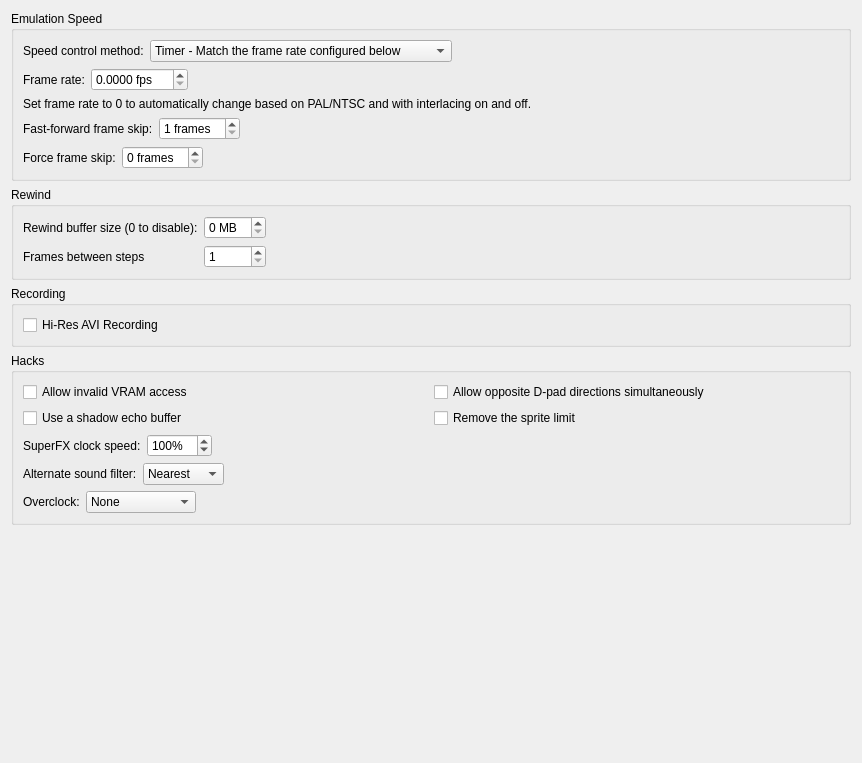
<?xml version="1.0" encoding="UTF-8"?>
<ui version="4.0">
 <class>EmulationPanel</class>
 <widget class="QWidget" name="EmulationPanel">
  <property name="geometry">
   <rect>
    <x>0</x>
    <y>0</y>
    <width>862</width>
    <height>763</height>
   </rect>
  </property>
  <property name="windowTitle">
   <string>Form</string>
  </property>
  <layout class="QVBoxLayout" name="verticalLayout">
   <item>
    <widget class="QGroupBox" name="groupBox">
     <property name="title">
      <string>Emulation Speed</string>
     </property>
     <layout class="QVBoxLayout" name="verticalLayout_2">
      <item>
       <layout class="QHBoxLayout" name="horizontalLayout">
        <item>
         <widget class="QLabel" name="label">
          <property name="text">
           <string>Speed control method:</string>
          </property>
         </widget>
        </item>
        <item>
         <widget class="QComboBox" name="comboBox_speed_control_method">
          <property name="whatsThis">
           <string>&lt;html&gt;&lt;head/&gt;&lt;body&gt;&lt;p&gt;This controls how the program runs the emulated content at the correct speed.&lt;/p&gt;&lt;p&gt;&lt;span style=&quot; font-style:italic;&quot;&gt;Timer&lt;/span&gt;: This sets a literal timer and shows emulated frames at the exact frame rate specified, or automatically matches the emulated system. It may not match your display's frame rate, which can cause judders.&lt;/p&gt;&lt;p&gt;&lt;span style=&quot; font-style:italic;&quot;&gt;Timer with Frameskipping&lt;/span&gt;: The same as timer, except if your display has a lower refresh rate than the emulated system it will skip frames to keep up.&lt;/p&gt;&lt;p&gt;&lt;span style=&quot; font-style:italic;&quot;&gt;Sound Synchronization: &lt;/span&gt;Assume the sound engine is outputting the sound at the correct speed and match the video output rate with it. This assumes your refresh rate is fairly close to the emulated system and you have vsync turned on.&lt;/p&gt;&lt;p&gt;&lt;span style=&quot; font-style:italic;&quot;&gt;None:&lt;/span&gt; Don't attempt to slow emulation down. If you turn off vsync, this will run as fast as possible. If your display matches the emulated system's refresh rate closely, this with vsync enabled is generally the smoothest option aside from variable refresh rates with a timer.&lt;/p&gt;&lt;/body&gt;&lt;/html&gt;</string>
          </property>
          <item>
           <property name="text">
            <string>Timer - Match the frame rate configured below</string>
           </property>
          </item>
          <item>
           <property name="text">
            <string>Timer with Frame Skipping - Skip frames if needed</string>
           </property>
          </item>
          <item>
           <property name="text">
            <string>Sound Synchronization - Wait on the sound buffer</string>
           </property>
          </item>
          <item>
           <property name="text">
            <string>None - Run unthrottled, unless vsync is turned on</string>
           </property>
          </item>
         </widget>
        </item>
        <item>
         <spacer name="horizontalSpacer">
          <property name="orientation">
           <enum>Qt::Horizontal</enum>
          </property>
          <property name="sizeHint" stdset="0">
           <size>
            <width>40</width>
            <height>20</height>
           </size>
          </property>
         </spacer>
        </item>
       </layout>
      </item>
      <item>
       <layout class="QHBoxLayout" name="horizontalLayout_2">
        <item>
         <widget class="QLabel" name="label_2">
          <property name="text">
           <string>Frame rate:</string>
          </property>
         </widget>
        </item>
        <item>
         <widget class="QDoubleSpinBox" name="doubleSpinBox_frame_rate">
          <property name="whatsThis">
           <string>&lt;html&gt;&lt;head/&gt;&lt;body&gt;&lt;p&gt;Override the frame rate of the emulated system. This can be used to run slightly faster or slower than usual, or to match the timer to your exact refresh rate.&lt;/p&gt;&lt;p&gt;&lt;br/&gt;&lt;/p&gt;&lt;p&gt;Set this to 0 to use whatever the emulated system uses.&lt;/p&gt;&lt;/body&gt;&lt;/html&gt;</string>
          </property>
          <property name="suffix">
           <string> fps</string>
          </property>
          <property name="decimals">
           <number>4</number>
          </property>
          <property name="minimum">
           <double>0.000000000000000</double>
          </property>
          <property name="maximum">
           <double>120.000000000000000</double>
          </property>
          <property name="value">
           <double>0.000000000000000</double>
          </property>
         </widget>
        </item>
        <item>
         <spacer name="horizontalSpacer_2">
          <property name="orientation">
           <enum>Qt::Horizontal</enum>
          </property>
          <property name="sizeHint" stdset="0">
           <size>
            <width>40</width>
            <height>20</height>
           </size>
          </property>
         </spacer>
        </item>
       </layout>
      </item>
      <item>
       <widget class="QLabel" name="label_3">
        <property name="text">
         <string>Set frame rate to 0 to automatically change based on PAL/NTSC and with interlacing on and off.</string>
        </property>
        <property name="textFormat">
         <enum>Qt::PlainText</enum>
        </property>
        <property name="wordWrap">
         <bool>true</bool>
        </property>
       </widget>
      </item>
      <item>
       <layout class="QHBoxLayout" name="horizontalLayout_5">
        <item>
         <widget class="QLabel" name="label_8">
          <property name="text">
           <string>Fast-forward frame skip:</string>
          </property>
         </widget>
        </item>
        <item>
         <widget class="QSpinBox" name="spinBox_fast_forward_skip_frames">
          <property name="whatsThis">
           <string>&lt;html&gt;&lt;head/&gt;&lt;body&gt;&lt;p&gt;Skips rendering the specified amount of frames when using the fast-forward function. The higher this amount, the faster it goes.&lt;/p&gt;&lt;/body&gt;&lt;/html&gt;</string>
          </property>
          <property name="suffix">
           <string> frames</string>
          </property>
          <property name="minimum">
           <number>1</number>
          </property>
          <property name="maximum">
           <number>15</number>
          </property>
         </widget>
        </item>
        <item>
         <spacer name="horizontalSpacer_6">
          <property name="orientation">
           <enum>Qt::Horizontal</enum>
          </property>
          <property name="sizeHint" stdset="0">
           <size>
            <width>40</width>
            <height>20</height>
           </size>
          </property>
         </spacer>
        </item>
       </layout>
      </item>
      <item>
       <layout class="QHBoxLayout" name="horizontalLayout_overclock">
        <item>
         <widget class="QLabel" name="label_overclock">
          <property name="text">
           <string>Force frame skip:</string>
          </property>
         </widget>
        </item>
        <item>
         <widget class="QSpinBox" name="spinBox_fixed_frame_skip">
          <property name="toolTip">
           <string>Always skip this many frames per rendered frame, regardless of the speed control method above. 0 disables this.</string>
          </property>
          <property name="whatsThis">
           <string>&lt;html&gt;&lt;head/&gt;&lt;body&gt;&lt;p&gt;Unconditionally skips rendering this many frames for every frame drawn, independent of the speed control method above and without any speed limiting. Set to 0 to disable.&lt;/p&gt;&lt;/body&gt;&lt;/html&gt;</string>
          </property>
          <property name="suffix">
           <string> frames</string>
          </property>
          <property name="minimum">
           <number>0</number>
          </property>
          <property name="maximum">
           <number>59</number>
          </property>
         </widget>
        </item>
        <item>
         <spacer name="horizontalSpacer_overclock">
          <property name="orientation">
           <enum>Qt::Horizontal</enum>
          </property>
          <property name="sizeHint" stdset="0">
           <size>
            <width>40</width>
            <height>20</height>
           </size>
          </property>
         </spacer>
        </item>
       </layout>
      </item>
     </layout>
    </widget>
   </item>
   <item>
    <widget class="QGroupBox" name="groupBox_2">
     <property name="title">
      <string>Rewind</string>
     </property>
     <layout class="QVBoxLayout" name="verticalLayout_3">
      <item>
       <layout class="QGridLayout" name="gridLayout">
        <item row="0" column="0">
         <widget class="QLabel" name="label_4">
          <property name="text">
           <string>Rewind buffer size (0 to disable):</string>
          </property>
         </widget>
        </item>
        <item row="1" column="1">
         <widget class="QSpinBox" name="spinBox_rewind_frames">
          <property name="whatsThis">
           <string>&lt;html&gt;&lt;head/&gt;&lt;body&gt;&lt;p&gt;The number of frames between each rewind snapshot. More frames mean rewind can go back further and will rewind faster. &lt;/p&gt;&lt;/body&gt;&lt;/html&gt;</string>
          </property>
          <property name="minimum">
           <number>1</number>
          </property>
         </widget>
        </item>
        <item row="1" column="0">
         <widget class="QLabel" name="label_5">
          <property name="text">
           <string>Frames between steps</string>
          </property>
         </widget>
        </item>
        <item row="0" column="1">
         <widget class="QSpinBox" name="spinBox_rewind_buffer_size">
          <property name="whatsThis">
           <string>&lt;html&gt;&lt;head/&gt;&lt;body&gt;&lt;p&gt;Amount of memory to use to enable the rewind function. The amount of time each MB gets you varies based on the complexity of the game. Set to 0 to disable rewind altogether and use less processor time.&lt;/p&gt;&lt;/body&gt;&lt;/html&gt;</string>
          </property>
          <property name="suffix">
           <string> MB</string>
          </property>
         </widget>
        </item>
        <item row="0" column="2">
         <spacer name="horizontalSpacer_3">
          <property name="orientation">
           <enum>Qt::Horizontal</enum>
          </property>
          <property name="sizeHint" stdset="0">
           <size>
            <width>40</width>
            <height>20</height>
           </size>
          </property>
         </spacer>
        </item>
       </layout>
      </item>
     </layout>
    </widget>
   </item>
    <item>
     <widget class="QGroupBox" name="groupBox_4">
      <property name="title">
        <string>Recording</string>
      </property>
      <layout class="QVBoxLayout" name="verticalLayout_5">
        <item>
         <widget class="QCheckBox" name="checkBox_avi_high_resolution">
          <property name="whatsThis">
            <string>Record AVI files at the native double resolution used by hi-res and interlaced games. Disable this to record at standard SNES resolution.</string>
          </property>
          <property name="text">
            <string>Hi-Res AVI Recording</string>
          </property>
         </widget>
        </item>
      </layout>
     </widget>
    </item>
   <item>
    <widget class="QGroupBox" name="groupBox_3">
     <property name="title">
      <string>Hacks</string>
     </property>
     <layout class="QVBoxLayout" name="verticalLayout_4">
      <item>
       <layout class="QGridLayout" name="gridLayout_2">
        <item row="0" column="0">
         <widget class="QCheckBox" name="checkBox_allow_invalid_vram_access">
          <property name="whatsThis">
           <string>&lt;html&gt;&lt;head/&gt;&lt;body&gt;&lt;p&gt;A hack option. Only use this if you are running a third-party hack of a game that was designed for emulators and needs this.&lt;/p&gt;&lt;/body&gt;&lt;/html&gt;</string>
          </property>
          <property name="text">
           <string>Allow invalid VRAM access</string>
          </property>
         </widget>
        </item>
        <item row="2" column="0">
         <widget class="QCheckBox" name="checkBox_use_shadow_echo_buffer">
          <property name="whatsThis">
           <string>&lt;html&gt;&lt;head/&gt;&lt;body&gt;&lt;p&gt;This option is explicitly for old AddMusic hacks. If you know you have one of those, you can enable this. Otherwise, leave it unchecked.&lt;/p&gt;&lt;/body&gt;&lt;/html&gt;</string>
          </property>
          <property name="text">
           <string>Use a shadow echo buffer</string>
          </property>
         </widget>
        </item>
        <item row="0" column="1">
         <widget class="QCheckBox" name="checkBox_allow_opposing_dpad_directions">
          <property name="whatsThis">
           <string>&lt;html&gt;&lt;head/&gt;&lt;body&gt;&lt;p&gt;Original controllers may have had a small pin in the dpad preventing left and right or up and down from being pressed at the same time. This will allow that behavior if you're using a keyboard or device that can press those buttons at the same time. Some games will glitch when this is done.&lt;/p&gt;&lt;/body&gt;&lt;/html&gt;</string>
          </property>
          <property name="text">
           <string>Allow opposite D-pad directions simultaneously</string>
          </property>
         </widget>
        </item>
        <item row="2" column="1">
         <widget class="QCheckBox" name="checkBox_remove_sprite_limit">
          <property name="whatsThis">
           <string>&lt;html&gt;&lt;head/&gt;&lt;body&gt;&lt;p&gt;Allows more sprites to be displayed on the screen in an attempt to remove flickering.&lt;/p&gt;&lt;p&gt;Some games take advantage of this limit and use it to hide glitches, and removing the limit will make those visible.&lt;/p&gt;&lt;/body&gt;&lt;/html&gt;</string>
          </property>
          <property name="text">
           <string>Remove the sprite limit</string>
          </property>
         </widget>
        </item>
       </layout>
      </item>
      <item>
       <layout class="QHBoxLayout" name="horizontalLayout_3">
        <item>
         <widget class="QLabel" name="label_6">
          <property name="text">
           <string>SuperFX clock speed:</string>
          </property>
         </widget>
        </item>
        <item>
         <widget class="QSpinBox" name="spinBox_superfx_clock_speed">
          <property name="whatsThis">
           <string>&lt;html&gt;&lt;head/&gt;&lt;body&gt;&lt;p&gt;Change the speed of the SuperFX chip. The SuperFX had some notoriously slow games, and this can be used to attempt to speed them up.&lt;/p&gt;&lt;/body&gt;&lt;/html&gt;</string>
          </property>
          <property name="suffix">
           <string>%</string>
          </property>
          <property name="minimum">
           <number>50</number>
          </property>
          <property name="maximum">
           <number>1000</number>
          </property>
          <property name="singleStep">
           <number>10</number>
          </property>
          <property name="value">
           <number>100</number>
          </property>
         </widget>
        </item>
        <item>
         <spacer name="horizontalSpacer_4">
          <property name="orientation">
           <enum>Qt::Horizontal</enum>
          </property>
          <property name="sizeHint" stdset="0">
           <size>
            <width>40</width>
            <height>20</height>
           </size>
          </property>
         </spacer>
        </item>
       </layout>
      </item>
      <item>
       <layout class="QHBoxLayout" name="horizontalLayout_4">
        <item>
         <widget class="QLabel" name="label_7">
          <property name="text">
           <string>Alternate sound filter:</string>
          </property>
         </widget>
        </item>
        <item>
         <widget class="QComboBox" name="comboBox_sound_filter">
          <property name="whatsThis">
           <string>&lt;html&gt;&lt;head/&gt;&lt;body&gt;&lt;p&gt;Alternate sound filters can make the audio more crisp than the authentic gaussian filter.&lt;/p&gt;&lt;p&gt;The Cubic and Sinc filters provide the best improvement, but they can reveal some noise that would normally be hidden by the hardware.&lt;/p&gt;&lt;/body&gt;&lt;/html&gt;</string>
          </property>
          <item>
           <property name="text">
            <string>Nearest</string>
           </property>
          </item>
          <item>
           <property name="text">
            <string>Linear</string>
           </property>
          </item>
          <item>
           <property name="text">
            <string>Gaussian</string>
           </property>
          </item>
          <item>
           <property name="text">
            <string>Cubic</string>
           </property>
          </item>
          <item>
           <property name="text">
            <string>Sinc</string>
           </property>
          </item>
         </widget>
        </item>
        <item>
         <spacer name="horizontalSpacer_5">
          <property name="orientation">
           <enum>Qt::Horizontal</enum>
          </property>
          <property name="sizeHint" stdset="0">
           <size>
            <width>40</width>
            <height>20</height>
           </size>
          </property>
         </spacer>
        </item>
       </layout>
      </item>
      <item>
       <layout class="QHBoxLayout" name="horizontalLayout_6">
        <item>
         <widget class="QLabel" name="label_9">
          <property name="text">
           <string>Overclock:</string>
          </property>
         </widget>
        </item>
        <item>
         <widget class="QComboBox" name="comboBox_overclock">
          <item>
           <property name="text">
            <string>None</string>
           </property>
          </item>
          <item>
           <property name="text">
            <string>Auto-FastROM</string>
           </property>
          </item>
          <item>
           <property name="text">
            <string>Low</string>
           </property>
          </item>
          <item>
           <property name="text">
            <string>High</string>
           </property>
          </item>
         </widget>
        </item>
        <item>
         <spacer name="horizontalSpacer_7">
          <property name="orientation">
           <enum>Qt::Horizontal</enum>
          </property>
          <property name="sizeHint" stdset="0">
           <size>
            <width>40</width>
            <height>20</height>
           </size>
          </property>
         </spacer>
        </item>
       </layout>
      </item>
     </layout>
    </widget>
   </item>
   <item>
    <spacer name="verticalSpacer">
     <property name="orientation">
      <enum>Qt::Vertical</enum>
     </property>
     <property name="sizeHint" stdset="0">
      <size>
       <width>20</width>
       <height>40</height>
      </size>
     </property>
    </spacer>
   </item>
  </layout>
 </widget>
 <resources/>
 <connections/>
</ui>
